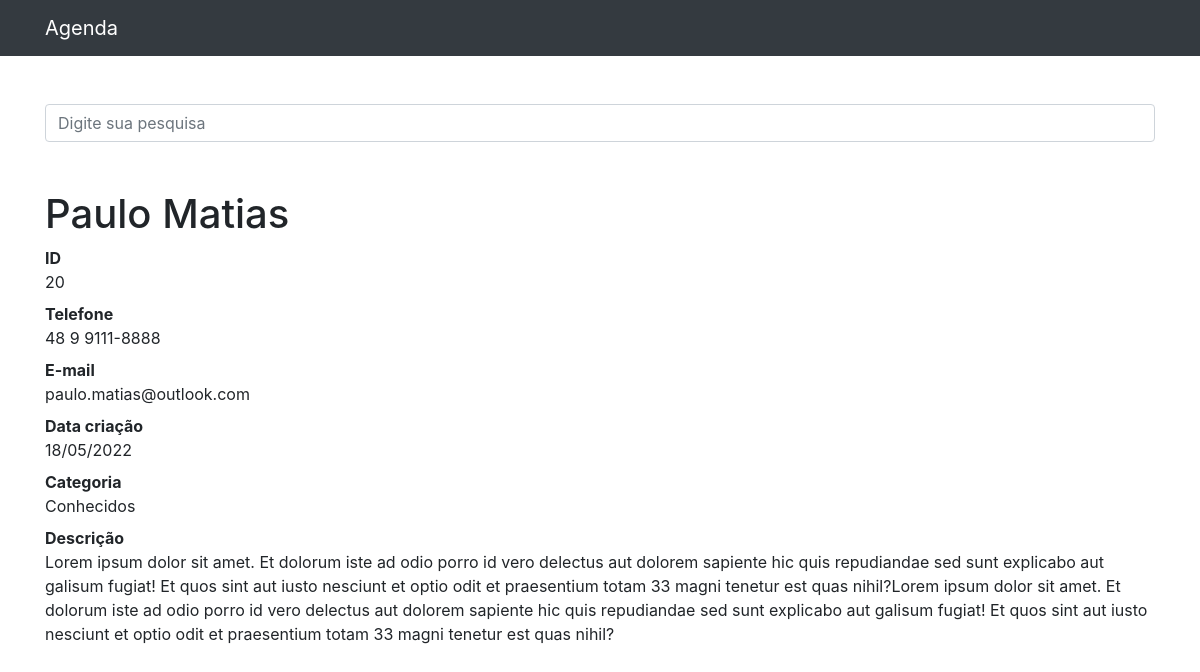
/20, run on the app's committed database.
### contatos/models.py (models this page shows, shortened)
class Contato(models.Model):
    nome = models.CharField(max_length=255)
    sobrenome = models.CharField(max_length=255, blank=True)
    telefone = models.CharField(max_length=255)
    email = models.CharField(max_length=255, blank=True)
    data_criacao = models.DateTimeField(default=timezone.now)
    descricao = models.TextField(blank=True)
    categoria = models.ForeignKey(Categoria, on_delete=models.DO_NOTHING)
    mostrar = models.BooleanField(default=True)
    foto = models.ImageField(blank=True, upload_to='fotos/%Y/%m/%d')

class Categoria(models.Model):
    nome = models.CharField(max_length=255)
    def __str__(self):
        return self.nome

### contatos/views.py (the view)
# urls.py: path('<int:contato_id>', views.ver_contato, name='ver_contato'),
def ver_contato(request, contato_id):
    contato = get_object_or_404(Contato, id=contato_id)
    if not contato.mostrar:
        raise Http404()
    return render(request, 'contatos/ver_contato.html', {
        'contato': contato
    })

### contatos/templates/contatos/ver_contato.html (shortened to what this page needs)
{% extends 'base.html' %}
{% block conteudo %}
<h1 class="mt-5">{{ contato.nome }} {{ contato.sobrenome }}</h1>
<dl>
    <dt>ID</dt>
    <dd>{{ contato.id }}</dd>
    <dt>Telefone</dt>
    <dd>{{ contato.telefone }}</dd>
    <dt>E-mail</dt>
    <dd>{{ contato.email }}</dd>
    <dt>Data criação</dt>
    <dd>{{ contato.data_criacao|date:'d/m/Y' }}</dd>
    <dt>Categoria</dt>
    <dd>{{ contato.categoria }}</dd>
    <dt>Descrição</dt>
    <dd>
        {{ contato.descricao }}
    </dd>
</dl>
{% endblock %}

### data on the page
Contato: nome "Paulo", sobrenome "Matias", id "20", telefone "48 9 9111-8888", email "paulo.matias@outlook.com", data_criacao "18/05/2022", categoria "Conhecidos", descricao "Lorem ipsum dolor sit amet. Et dolorum iste ad odio porro id vero delectus aut dolorem sapiente hic quis repudiandae sed sunt explicabo aut galisum fugiat! Et quos sint aut iusto nesciunt et optio odit et praesentium totam 33 magni tenetur est quas nihil?Lorem ipsum dolor sit amet. Et dolorum iste ad odio porro id vero delectus aut dolorem sapiente hic quis repudiandae sed sunt explicabo aut galisum fugiat! Et quos sint aut iusto nesciunt et optio odit et praesentium totam 33 magni tenetur est quas nihil?"
